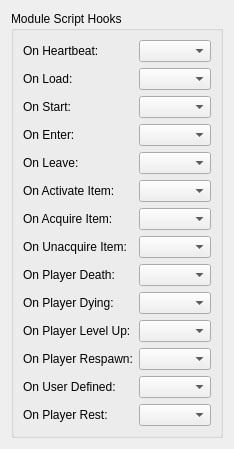
      <widget class="QWidget" name="tabScripts">
       <attribute name="title">
        <string>Scripts</string>
       </attribute>
       <layout class="QHBoxLayout" name="horizontalLayout_3">
        <item>
         <widget class="QGroupBox" name="groupBoxScripts">
          <property name="title">
           <string>Module Script Hooks</string>
          </property>
          <layout class="QFormLayout" name="formLayoutScripts">
           <item row="0" column="0">
            <widget class="QLabel" name="labelOnHeartbeat">
             <property name="text">
              <string>On Heartbeat:</string>
             </property>
             <property name="toolTip">
              <string>Fires periodically (~6 seconds). Used for timers, global condition checks, and
               ambient system updates.</string>
             </property>
            </widget>
           </item>
           <item row="0" column="1">
            <widget class="FilterComboBox" name="onHeartbeatEdit">
             <property name="toolTip">
              <string>Fires periodically (~6 seconds). Used for timers, global condition checks, and
               ambient system updates.</string>
             </property>
            </widget>
           </item>
           <item row="1" column="0">
            <widget class="QLabel" name="labelOnLoad">
             <property name="text">
              <string>On Load:</string>
             </property>
             <property name="toolTip">
              <string>Fires when module finishes loading. Used to initialize global variables, setup
               persistent data structures, and load saved state.</string>
             </property>
            </widget>
           </item>
           <item row="1" column="1">
            <widget class="FilterComboBox" name="onLoadEdit">
             <property name="toolTip">
              <string>Fires when module finishes loading. Used to initialize global variables, setup
               persistent data structures, and load saved state.</string>
             </property>
            </widget>
           </item>
           <item row="2" column="0">
            <widget class="QLabel" name="labelOnStart">
             <property name="text">
              <string>On Start:</string>
             </property>
             <property name="toolTip">
              <string>Fires after player spawned. Used to start cinematics, give starting equipment,
               and setup initial conversations.</string>
             </property>
            </widget>
           </item>
           <item row="2" column="1">
            <widget class="FilterComboBox" name="onStartEdit">
             <property name="toolTip">
              <string>Fires after player spawned. Used to start cinematics, give starting equipment,
               and setup initial conversations.</string>
             </property>
            </widget>
           </item>
           <item row="3" column="0">
            <widget class="QLabel" name="labelOnEnter">
             <property name="text">
              <string>On Enter:</string>
             </property>
             <property name="toolTip">
              <string>Fires on player enter (multiplayer). Used for player-specific initialization
               when entering module.</string>
             </property>
            </widget>
           </item>
           <item row="3" column="1">
            <widget class="FilterComboBox" name="onEnterEdit">
             <property name="toolTip">
              <string>Fires on player enter (multiplayer). Used for player-specific initialization
               when entering module.</string>
             </property>
            </widget>
           </item>
           <item row="4" column="0">
            <widget class="QLabel" name="labelOnLeave">
             <property name="text">
              <string>On Leave:</string>
             </property>
             <property name="toolTip">
              <string>Fires on player leave (multiplayer). Used for cleanup and state saving when
               leaving module.</string>
             </property>
            </widget>
           </item>
           <item row="4" column="1">
            <widget class="FilterComboBox" name="onLeaveEdit">
             <property name="toolTip">
              <string>Fires on player leave (multiplayer). Used for cleanup and state saving when
               leaving module.</string>
             </property>
            </widget>
           </item>
           <item row="5" column="0">
            <widget class="QLabel" name="labelOnActivateItem">
             <property name="text">
              <string>On Activate Item:</string>
             </property>
             <property name="toolTip">
              <string>Fires when item activated/used. Used for custom item behavior and effects.</string>
             </property>
            </widget>
           </item>
           <item row="5" column="1">
            <widget class="FilterComboBox" name="onActivateItemEdit">
             <property name="toolTip">
              <string>Fires when item activated/used. Used for custom item behavior and effects.</string>
             </property>
            </widget>
           </item>
           <item row="6" column="0">
            <widget class="QLabel" name="labelOnAcquireItem">
             <property name="text">
              <string>On Acquire Item:</string>
             </property>
             <property name="toolTip">
              <string>Fires when item acquired. Used for quest tracking, item validation, and
               special acquisition effects.</string>
             </property>
            </widget>
           </item>
           <item row="6" column="1">
            <widget class="FilterComboBox" name="onAcquireItemEdit">
             <property name="toolTip">
              <string>Fires when item acquired. Used for quest tracking, item validation, and
               special acquisition effects.</string>
             </property>
            </widget>
           </item>
           <item row="7" column="0">
            <widget class="QLabel" name="labelOnUnacquireItem">
             <property name="text">
              <string>On Unacquire Item:</string>
             </property>
             <property name="toolTip">
              <string>Fires when item lost/sold. Used for cleanup and validation when items are
               removed from inventory.</string>
             </property>
            </widget>
           </item>
           <item row="7" column="1">
            <widget class="FilterComboBox" name="onUnacquireItemEdit">
             <property name="toolTip">
              <string>Fires when item lost/sold. Used for cleanup and validation when items are
               removed from inventory.</string>
             </property>
            </widget>
           </item>
           <item row="8" column="0">
            <widget class="QLabel" name="labelOnPlayerDeath">
             <property name="text">
              <string>On Player Death:</string>
             </property>
             <property name="toolTip">
              <string>Fires when player dies. Used for game over sequence, respawn handling, and
               loading last save.</string>
             </property>
            </widget>
           </item>
           <item row="8" column="1">
            <widget class="FilterComboBox" name="onPlayerDeathEdit">
             <property name="toolTip">
              <string>Fires when player dies. Used for game over sequence, respawn handling, and
               loading last save.</string>
             </property>
            </widget>
           </item>
           <item row="9" column="0">
            <widget class="QLabel" name="labelOnPlayerDying">
             <property name="text">
              <string>On Player Dying:</string>
             </property>
             <property name="toolTip">
              <string>Fires when player HP reaches 0. Used for death animations, last words, and
               pre-death effects.</string>
             </property>
            </widget>
           </item>
           <item row="9" column="1">
            <widget class="FilterComboBox" name="onPlayerDyingEdit">
             <property name="toolTip">
              <string>Fires when player HP reaches 0. Used for death animations, last words, and
               pre-death effects.</string>
             </property>
            </widget>
           </item>
           <item row="10" column="0">
            <widget class="QLabel" name="labelOnPlayerLevelup">
             <property name="text">
              <string>On Player Level Up:</string>
             </property>
             <property name="toolTip">
              <string>Fires on level up. Used for level-up bonuses, notifications, and progression
               tracking.</string>
             </property>
            </widget>
           </item>
           <item row="10" column="1">
            <widget class="FilterComboBox" name="onPlayerLevelupEdit">
             <property name="toolTip">
              <string>Fires on level up. Used for level-up bonuses, notifications, and progression
               tracking.</string>
             </property>
            </widget>
           </item>
           <item row="11" column="0">
            <widget class="QLabel" name="labelOnPlayerRespawn">
             <property name="text">
              <string>On Player Respawn:</string>
             </property>
             <property name="toolTip">
              <string>Fires on spawn button (multiplayer). Used for respawn logic and player
               reinitialization.</string>
             </property>
            </widget>
           </item>
           <item row="11" column="1">
            <widget class="FilterComboBox" name="onPlayerRespawnEdit">
             <property name="toolTip">
              <string>Fires on spawn button (multiplayer). Used for respawn logic and player
               reinitialization.</string>
             </property>
            </widget>
           </item>
           <item row="12" column="0">
            <widget class="QLabel" name="labelOnUserDefined">
             <property name="text">
              <string>On User Defined:</string>
             </property>
             <property name="toolTip">
              <string>Fires on user-defined events. Used for custom event handling and
               module-specific logic.</string>
             </property>
            </widget>
           </item>
           <item row="12" column="1">
            <widget class="FilterComboBox" name="onUserDefinedEdit">
             <property name="toolTip">
              <string>Fires on user-defined events. Used for custom event handling and
               module-specific logic.</string>
             </property>
            </widget>
           </item>
           <item row="13" column="0">
            <widget class="QLabel" name="labelOnPlayerRest">
             <property name="text">
              <string>On Player Rest:</string>
             </property>
             <property name="toolTip">
              <string>Fires when player rests (deprecated, unused in KotOR). Used for rest-related
               events in NWN.</string>
             </property>
            </widget>
           </item>
           <item row="13" column="1">
            <widget class="FilterComboBox" name="onPlayerRestEdit">
             <property name="toolTip">
              <string>Fires when player rests (deprecated, unused in KotOR). Used for rest-related
               events in NWN.</string>
             </property>
            </widget>
           </item>
          </layout>
         </widget>
        </item>
       </layout>
      </widget>
